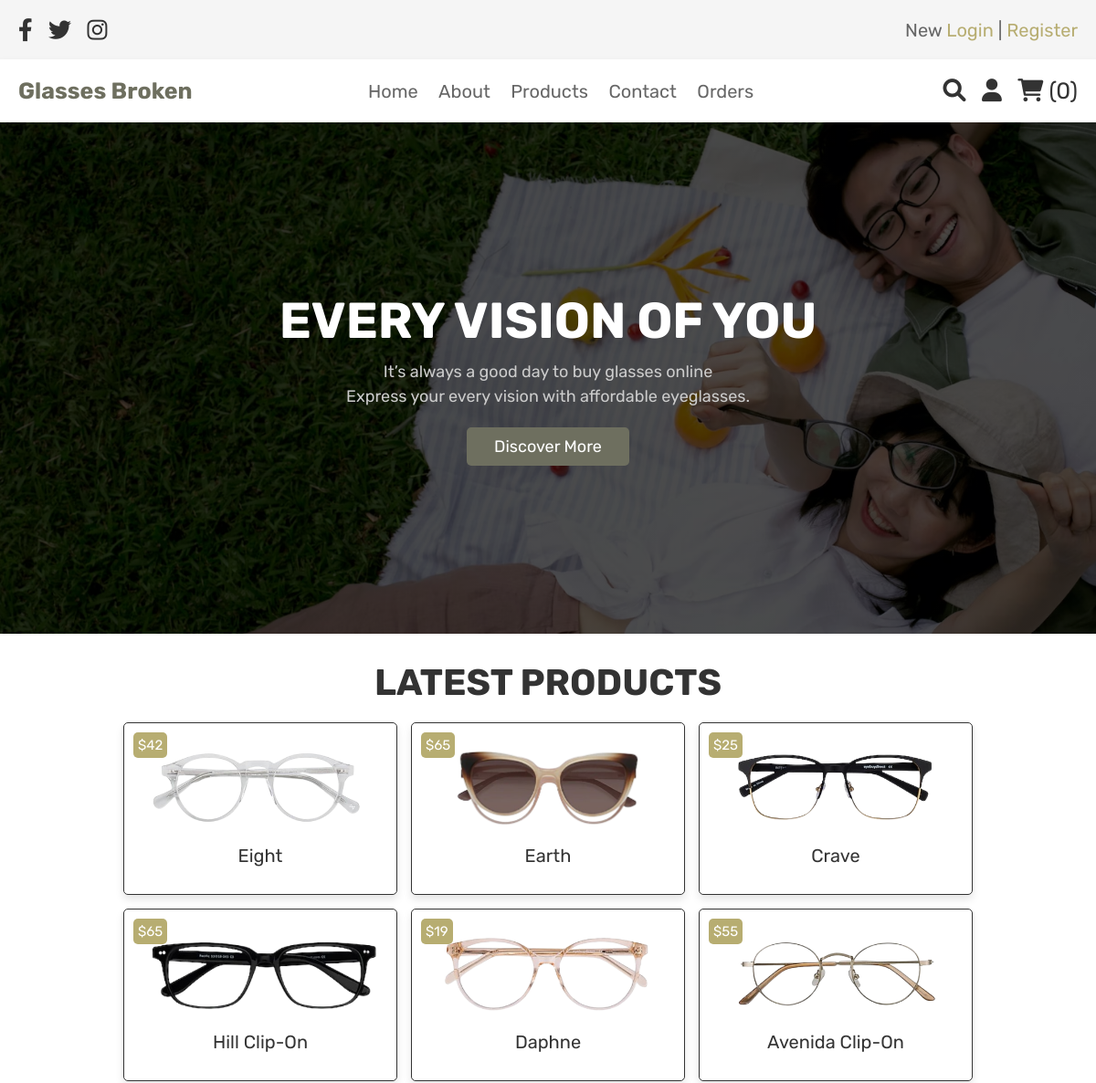
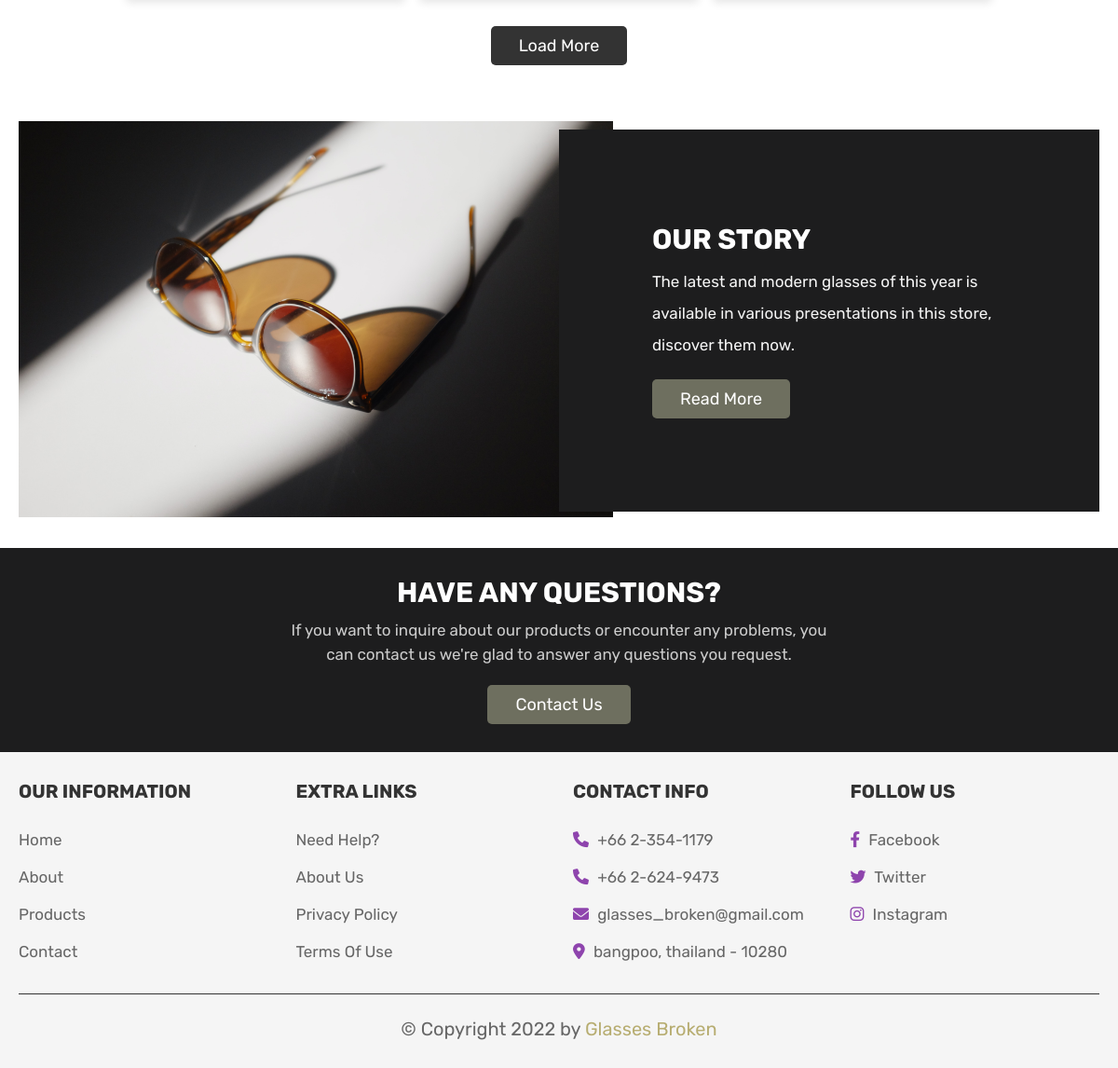
Screenshot of /home.php (signed in) with the database file from the repository (2 pictures, top to bottom).
### tables this page shows
CREATE TABLE `products` (
  `id` int(100) NOT NULL,
  `name` varchar(100) NOT NULL,
  `price` int(100) NOT NULL,
  `image` varchar(100) NOT NULL
);

### home.php (the view, shortened to what this page needs)
<?php
include 'config.php';
$user_id = $_SESSION['user_id'];
?>
<!DOCTYPE html>
<html lang="en">
<head>
   <link rel="stylesheet" href="https://cdnjs.cloudflare.com/ajax/libs/font-awesome/6.0.0/css/all.min.css">
   <link rel="stylesheet" href="css/style.css">
</head>
<body>
<?php include 'header.php'; ?>
<section class="home">
   <div class="content">
      <h3>Every Vision of You</h3>
      <p>It’s always a good day to buy glasses online<br> Express your every vision with affordable eyeglasses.</p>
      <a href="about.php" class="white-btn">discover more</a>
   </div>
</section>
<section class="products">
   <h1 class="title">latest products</h1>
   <div class="box-container">
      <?php
         $select_products = mysqli_query($conn, "SELECT * FROM `products` LIMIT 6") or die('query failed');
         if(mysqli_num_rows($select_products) > 0){
            while($fetch_products = mysqli_fetch_assoc($select_products)){
      ?>
     <form action="" method="post" class="box">
      <img class="image" src="uploaded_img/<?php echo $fetch_products['image']; ?>" alt="">
      <div class="name"><?php echo $fetch_products['name']; ?></div>
      <div class="price">$<?php echo $fetch_products['price']; ?></div>
     </form>
      <?php
         }
      }else{
         echo '<p class="empty">no products added yet!</p>';
      }
      ?>
   </div>
   <div class="load-more" style="margin-top: 2rem; text-align:center">
      <a href="shop.php" class="option-btn">load more</a>
   </div>
</section>
<section class="about">
   <div class="flex">
      <div class="image">
         <img src="images/g4.jpg" alt="">
      </div>
      <div class="content">
         <h3>our story</h3>
         <p>The latest and modern glasses of this year is available in various presentations in this store, discover them now.</p>
         <a href="about.php" class="btn">read more</a>
      </div>
   </div>
</section>
<section class="home-contact">
   <div class="content">
      <h3>have any questions?</h3>
      <p>If you want to inquire about our products or encounter any problems, you can contact us we're glad to answer any questions you request.</p>
      <a href="contact.php" class="white-btn">contact us</a>
   </div>
</section>
<?php include 'footer.php'; ?>
</body>
</html>

### header.php (shortened to what this page needs)
<header class="header">
   <div class="header-1">
      <div class="flex">
         <div class="share">
            <a href="#" class="fab fa-facebook-f"></a>
            <a href="#" class="fab fa-twitter"></a>
            <a href="#" class="fab fa-instagram"></a>
         </div>
         <p> New <a href="login.php">Login</a> | <a href="register.php">Register</a> </p>
      </div>
   </div>
   <div class="header-2">
      <div class="flex">
         <a href="home.php" class="logo">Glasses Broken</a>
         <nav class="navbar">
            <a href="home.php">Home</a>
            <a href="about.php">About</a>
            <a href="shop.php">Products</a>
            <a href="contact.php">Contact</a>
            <a href="orders.php">Orders</a>
         </nav>
         <div class="icons">
            <a href="search_page.php" class="fas fa-search"></a>
            <div id="user-btn" class="fas fa-user"></div>
            <?php
               $select_cart_number = mysqli_query($conn, "SELECT * FROM `cart` WHERE user_id = '$user_id'") or die('query failed');
               $cart_rows_number = mysqli_num_rows($select_cart_number);
            ?>
            <a href="cart.php"> <i class="fas fa-shopping-cart"></i> <span>(<?php echo $cart_rows_number; ?>)</span> </a>
         </div>
      </div>
   </div>
</header>

### footer.php
<section class="footer">
   <div class="box-container">
      <div class="box">
         <h3>our information</h3>
         <a href="home.php">Home</a>
         <a href="about.php">About</a>
         <a href="shop.php">Products</a>
         <a href="contact.php">Contact</a>
      </div>
      <div class="box">
         <h3>extra links</h3>
         <a href="contact.php">Need Help?</a>
         <a href="about.php">About Us</a>
         <a href="home.php">Privacy Policy</a>
         <a href="home.php">Terms Of Use</a>
      </div>
      <div class="box">
         <h3>contact info</h3>
         <p> <i class="fas fa-phone"></i> +66 2-354-1179</p>
         <p> <i class="fas fa-phone"></i> +66 2-624-9473 </p>
         <p> <i class="fas fa-envelope"></i> glasses_broken@gmail.com </p>
         <p> <i class="fas fa-map-marker-alt"></i> bangpoo, thailand - 10280 </p>
      </div>
      <div class="box">
         <h3>follow us</h3>
         <a href="#"> <i class="fab fa-facebook-f"></i> Facebook </a>
         <a href="#"> <i class="fab fa-twitter"></i> Twitter </a>
         <a href="#"> <i class="fab fa-instagram"></i> Instagram </a>
      </div>
   </div>
   <p class="credit"> &copy; Copyright   <?php echo date('Y'); ?> by <span>Glasses Broken</span> </p>
</section>

### rows the page displays
products: image (picture), name "Eight", price "42"
products: image (picture), name "Earth", price "65"
products: image (picture), name "Crave", price "25"
products: image (picture), name "Hill Clip-On", price "65"
products: image (picture), name "Daphne", price "19"
products: image (picture), name "Avenida Clip-On", price "55"

### other values shown
$cart_rows_number "0"
